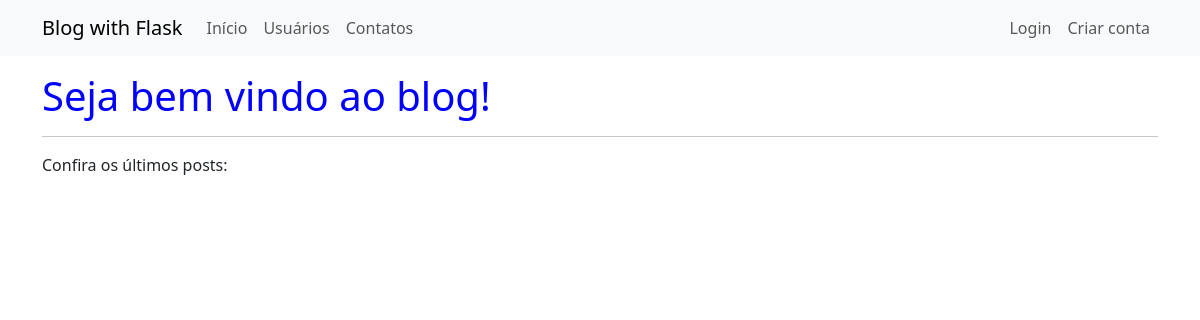
Before: / with the older database file.
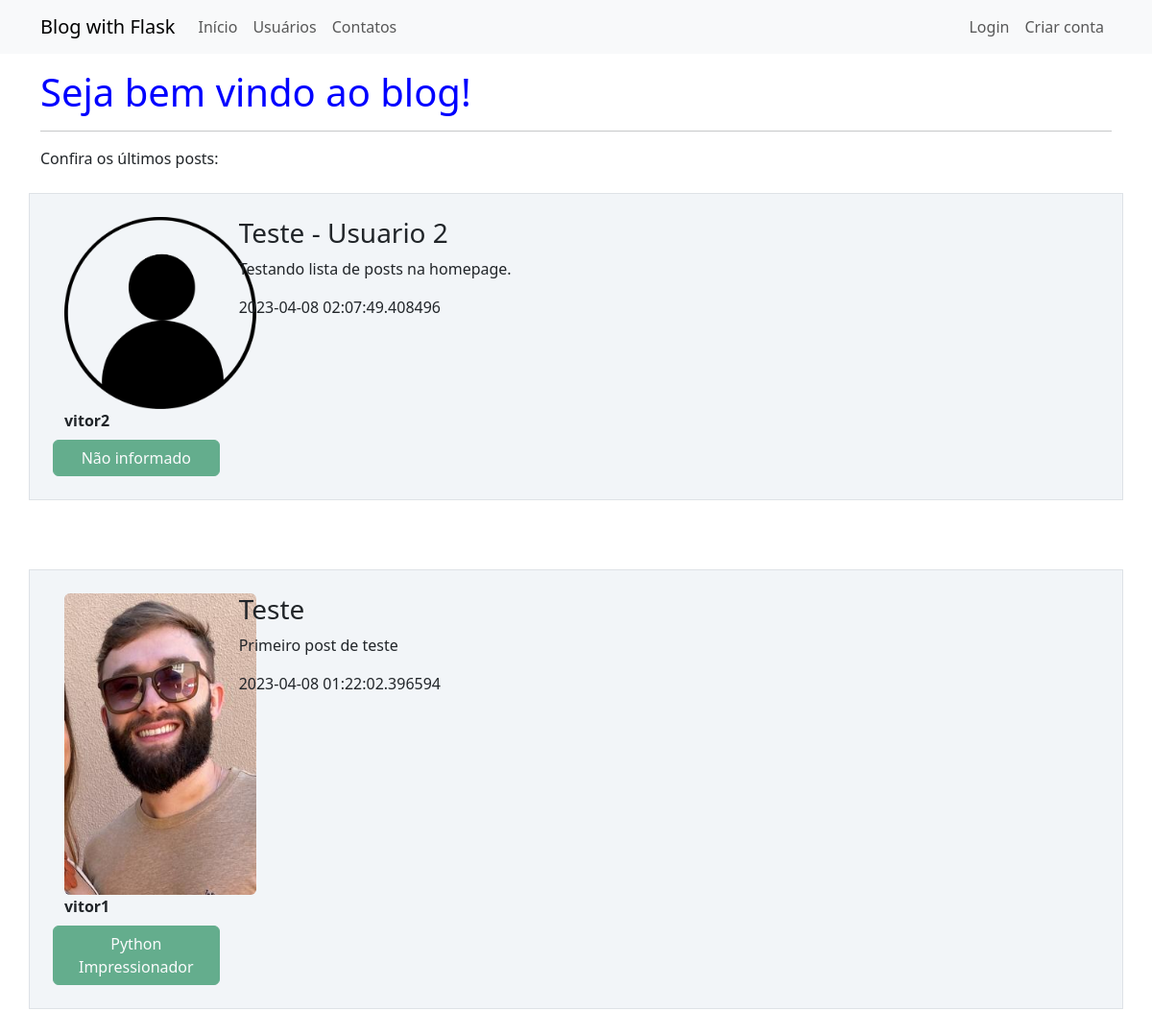
After: the same page with the newer database file.
### webblog/models.py (models this page shows)
class Post(database.Model):
    id = database.Column(database.Integer, primary_key=True)
    titulo = database.Column(database.String, nullable=False)
    corpo = database.Column(database.Text, nullable=False)  # informando ao BD que será um texto ao invés de String
    data_criacao = database.Column(database.DateTime, nullable=False, default=datetime.utcnow)
    id_usuario = database.Column(database.Integer, database.ForeignKey('usuario.id'), nullable=False)

class Usuario(database.Model, UserMixin):
    id = database.Column(database.Integer, primary_key=True)
    username = database.Column(database.String, nullable=False)  # campo não pode ser vazio, preenchimento obrigatório
    email = database.Column(database.String, nullable=False, unique=True)  # campo deve ser único
    senha = database.Column(database.String, nullable=False)
    cursos = database.Column(database.String, nullable=False, default='Não informado')
    foto_perfil = database.Column(database.String, nullable=False, default='default.jpg')
    posts = database.relationship('Post', backref='autor', lazy=True)

### webblog/routes.py (the view)
@app.route('/')  # mostra o caminho (URL) de onde a página será mostrada, nesse caso é a homepage
def home():  # função que informa o que será mostrado na página, usaremos a pasta 'templates' para arquivos HTML
    posts = Post.query.order_by(Post.id.desc())
    return render_template('home.html', posts=posts)

### webblog/templates/home.html (shortened to what this page needs)
{% extends 'base.html' %}
{% block body %}
<div class="container mt-3">
    <h1 style="color: blue">Seja bem vindo ao blog!</h1>
    <hr>
    <p>Confira os últimos posts:</p>
    {% for post in posts %}
        <div class="row border mt-4 p-4 meupost" >
            <div class="col col-2">
                <div class="image pe-2">
                    <img src="{{  url_for('static', filename='fotos_perfil/{}'.format(post.autor.foto_perfil)) }}" class="rounded" width="200" >
                    <br>
                    <strong>{{ post.autor.username }}</strong>
                    <div class="row justify-content-center">
                        {% for curso in post.autor.cursos.split(';') %}
                            <button type="button" class="btn btn-success mt-2" disabled>{{ curso }}</button>
                        {% endfor %}
                    </div>
                </div>
            </div>
            <div class="col col-9">
                <h3>{{ post.titulo }}</h3>
                <p>{{ post.corpo }}</p>
                <span>{{ post.data_criacao }}</span>
                <br>
            </div>
        </div>
    {% endfor %}
</div>
{% endblock %}

### webblog/templates/base.html (shortened to what this page needs)
<!DOCTYPE html>
<html lang="pt-br">
<head>
    <link href="https://cdn.jsdelivr.net/npm/bootstrap@5.3.0-alpha1/dist/css/bootstrap.min.css" rel="stylesheet">
    <link rel="stylesheet" type="text/css" href="{{ url_for('static', filename='main.css')}}">
</head>
<body>
    {% include 'navbar.html' %}
    {% block body %}
    {% endblock %}
</body>
</html>

### webblog/templates/navbar.html
<nav class="navbar navbar-expand-lg navbar-light bg-light">
  <div class="container-fluid container">
    <a class="navbar-brand" href="{{ url_for('home') }}">Blog with Flask</a>
    <div class="collapse navbar-collapse" id="navbarSupportedContent">
      <ul class="navbar-nav me-auto mb-2 mb-lg-0">
        <li class="nav-item">
          <a class="nav-link" aria-current="page" href="{{ url_for('home') }}">Início</a>
        </li>
        <li class="nav-item">
          <a class="nav-link" href="{{ url_for('usuarios') }}">Usuários</a>
        </li>
        <li class="nav-item">
          <a class="nav-link" href="{{ url_for('contato') }}">Contatos</a>
        </li>
      </ul>
      <ul class="d-flex navbar-nav">
        {% if current_user.is_authenticated %}
          <li class="nav-item">
            <a class="nav-link" href="{{ url_for('criar_post') }}">Criar Post</a>
          </li>
          <li class="nav-item">
            <a class="nav-link" href="{{ url_for('perfil') }}">Meu Perfil</a>
          </li>
          <li class="nav-item">
            <a class="nav-link" href="{{ url_for('sair') }}">Sair</a>
          </li>
        {% else %}
          <li class="nav-item">
            <a class="nav-link" href="{{ url_for('login') }}">Login</a>
          </li>
          <li class="nav-item">
            <a class="nav-link" href="{{ url_for('login') }}">Criar conta</a>
          </li>
        {% endif %}
      </ul>
    </div>
  </div>
</nav>

### webblog/static/main.css (style rules this page uses)
.meupost { background: #f2f5f8 }

Changed rows visible on the page:
added Post: foto_perfil (placeholder picture), autor.username "vitor2", titulo "Teste - Usuario 2", corpo "Testando lista de posts na homepage.", data_criacao "2023-04-08 02:07:49.408496"
now on this page (row unchanged): Usuario: cursos "Não informado", shown under "vitor2"
added Post: foto_perfil (picture), autor.username "vitor1", titulo "Teste", corpo "Primeiro post de teste", data_criacao "2023-04-08 01:22:02.396594"
now on this page (row unchanged): Usuario: cursos "Python Impressionador", shown under "vitor1"
